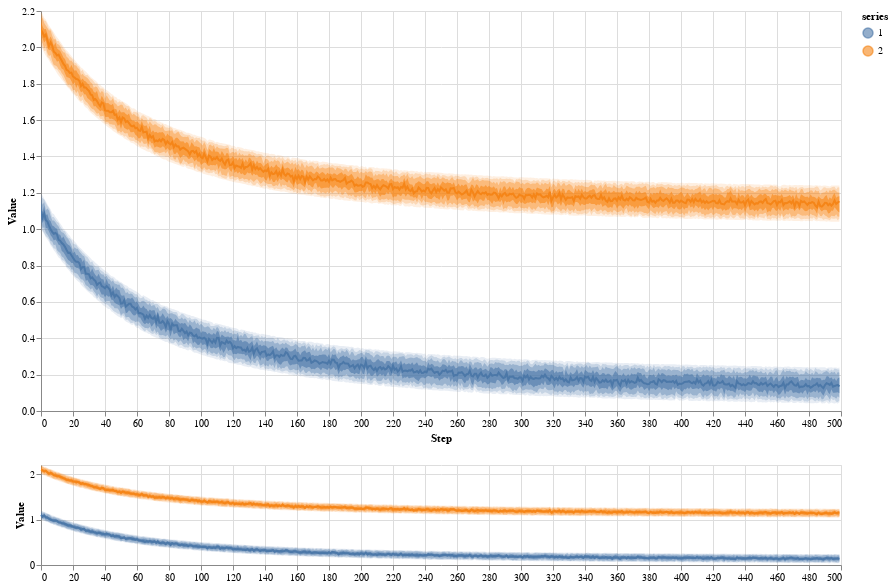

Source (notebook cell):
### Code cell
inspectus.render(table, width=800, height=400, height_minimap=100, levels=5)

### Figure 1 — Vega-Lite specification as saved in the notebook (floating-point values rounded to 4 significant figures; data arrays with more than 128 entries replaced by an {"elided": "..."} marker saying what was removed)
{"config": {"view": {"continuousWidth": 300, "continuousHeight": 300}}, "vconcat": [{"layer": [{"mark": {"type": "area", "opacity": 0.6}, "encoding": {"color": {"field": "series", "scale": {"scheme": "tableau10"}, "type": "nominal"}, "opacity": {"condition": {"param": "param_4", "value": 0.6}, "value": 0.001}, "x": {"field": "step", "scale": {"domain": {"param": "param_3"}}, "type": "quantitative"}, "y": {"field": "v4", "scale": {"domain": {"param": "param_3"}}, "type": "quantitative"}, "y2": {"field": "v6"}}, "name": "view_4"}, {"mark": {"type": "area", "opacity": 0.36}, "encoding": {"color": {"field": "series", "scale": {"scheme": "tableau10"}, "type": "nominal"}, "opacity": {"condition": {"param": "param_4", "value": 0.36}, "value": 0.001}, "x": {"field": "step", "scale": {"domain": {"param": "param_3"}}, "type": "quantitative"}, "y": {"field": "v3", "scale": {"domain": {"param": "param_3"}}, "type": "quantitative"}, "y2": {"field": "v7"}}}, {"mark": {"type": "area", "opacity": 0.216}, "encoding": {"color": {"field": "series", "scale": {"scheme": "tableau10"}, "type": "nominal"}, "opacity": {"condition": {"param": "param_4", "value": 0.216}, "value": 0.001}, "x": {"field": "step", "scale": {"domain": {"param": "param_3"}}, "type": "quantitative"}, "y": {"field": "v2", "scale": {"domain": {"param": "param_3"}}, "type": "quantitative"}, "y2": {"field": "v8"}}}, {"mark": {"type": "area", "opacity": 0.1296}, "encoding": {"color": {"field": "series", "scale": {"scheme": "tableau10"}, "type": "nominal"}, "opacity": {"condition": {"param": "param_4", "value": 0.1296}, "value": 0.001}, "x": {"field": "step", "scale": {"domain": {"param": "param_3"}}, "type": "quantitative"}, "y": {"field": "v1", "scale": {"domain": {"param": "param_3"}}, "type": "quantitative"}, "y2": {"field": "v9"}}}, {"mark": {"type": "line"}, "encoding": {"color": {"field": "series", "scale": {"scheme": "tableau10"}, "type": "nominal"}, "opacity": {"condition": {"param": "param_4", "value": 1}, "value": 0.001}, "x": {"field": "step", "scale": {"domain": {"param": "param_3"}}, "title": "Step", "type": "quantitative"}, "y": {"field": "v5", "scale": {"domain": {"param": "param_3"}}, "title": "Value", "type": "quantitative"}}}], "data": {"values": {"elided": "1000 records"}}, "height": 400, "width": 800}, {"layer": [{"mark": {"type": "area", "opacity": 0.6}, "encoding": {"color": {"field": "series", "scale": {"scheme": "tableau10"}, "type": "nominal"}, "x": {"field": "step", "type": "quantitative"}, "y": {"field": "v4", "type": "quantitative"}, "y2": {"field": "v6"}}}, {"mark": {"type": "area", "opacity": 0.36}, "encoding": {"color": {"field": "series", "scale": {"scheme": "tableau10"}, "type": "nominal"}, "x": {"field": "step", "type": "quantitative"}, "y": {"field": "v3", "type": "quantitative"}, "y2": {"field": "v7"}}}, {"mark": {"type": "area", "opacity": 0.216}, "encoding": {"color": {"field": "series", "scale": {"scheme": "tableau10"}, "type": "nominal"}, "x": {"field": "step", "type": "quantitative"}, "y": {"field": "v2", "type": "quantitative"}, "y2": {"field": "v8"}}}, {"mark": {"type": "area", "opacity": 0.1296}, "encoding": {"color": {"field": "series", "scale": {"scheme": "tableau10"}, "type": "nominal"}, "x": {"field": "step", "type": "quantitative"}, "y": {"field": "v1", "type": "quantitative"}, "y2": {"field": "v9"}}}, {"mark": {"type": "line"}, "encoding": {"color": {"field": "series", "scale": {"scheme": "tableau10"}, "type": "nominal"}, "x": {"field": "step", "title": "", "type": "quantitative"}, "y": {"field": "v5", "title": "Value", "type": "quantitative"}}, "name": "view_3"}], "data": {"values": {"elided": "1000 records"}}, "height": 100, "width": 800}], "params": [{"name": "param_4", "select": {"type": "point", "fields": ["series"]}, "bind": "legend", "views": ["view_4"]}, {"name": "param_3", "select": {"type": "interval", "encodings": ["x", "y"]}, "views": ["view_3"]}], "$schema": "https://vega.github.io/schema/vega-lite/v5.17.0.json"}
